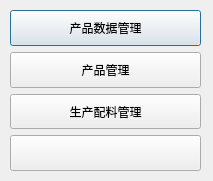
<?xml version="1.0" encoding="UTF-8"?>
<ui version="4.0">
 <class>Dialog</class>
 <widget class="QDialog" name="Dialog">
  <property name="geometry">
   <rect>
    <x>0</x>
    <y>0</y>
    <width>213</width>
    <height>181</height>
   </rect>
  </property>
  <property name="sizePolicy">
   <sizepolicy hsizetype="Preferred" vsizetype="Preferred">
    <horstretch>0</horstretch>
    <verstretch>0</verstretch>
   </sizepolicy>
  </property>
  <property name="minimumSize">
   <size>
    <width>213</width>
    <height>181</height>
   </size>
  </property>
  <property name="windowTitle">
   <string>功能选择</string>
  </property>
  <widget class="QWidget" name="verticalLayoutWidget">
   <property name="geometry">
    <rect>
     <x>10</x>
     <y>10</y>
     <width>191</width>
     <height>161</height>
    </rect>
   </property>
   <layout class="QVBoxLayout" name="vLayout">
    <item>
     <widget class="QPushButton" name="Button_1">
      <property name="sizePolicy">
       <sizepolicy hsizetype="Minimum" vsizetype="Preferred">
        <horstretch>0</horstretch>
        <verstretch>0</verstretch>
       </sizepolicy>
      </property>
      <property name="text">
       <string>产品数据管理</string>
      </property>
     </widget>
    </item>
    <item>
     <widget class="QPushButton" name="Button_2">
      <property name="sizePolicy">
       <sizepolicy hsizetype="Minimum" vsizetype="Preferred">
        <horstretch>0</horstretch>
        <verstretch>0</verstretch>
       </sizepolicy>
      </property>
      <property name="text">
       <string>产品管理</string>
      </property>
     </widget>
    </item>
    <item>
     <widget class="QPushButton" name="Button_3">
      <property name="sizePolicy">
       <sizepolicy hsizetype="Minimum" vsizetype="Preferred">
        <horstretch>0</horstretch>
        <verstretch>0</verstretch>
       </sizepolicy>
      </property>
      <property name="text">
       <string>生产配料管理</string>
      </property>
     </widget>
    </item>
    <item>
     <widget class="QPushButton" name="Button_4">
      <property name="sizePolicy">
       <sizepolicy hsizetype="Minimum" vsizetype="Preferred">
        <horstretch>0</horstretch>
        <verstretch>0</verstretch>
       </sizepolicy>
      </property>
      <property name="text">
       <string/>
      </property>
     </widget>
    </item>
   </layout>
  </widget>
 </widget>
 <resources/>
 <connections/>
</ui>
